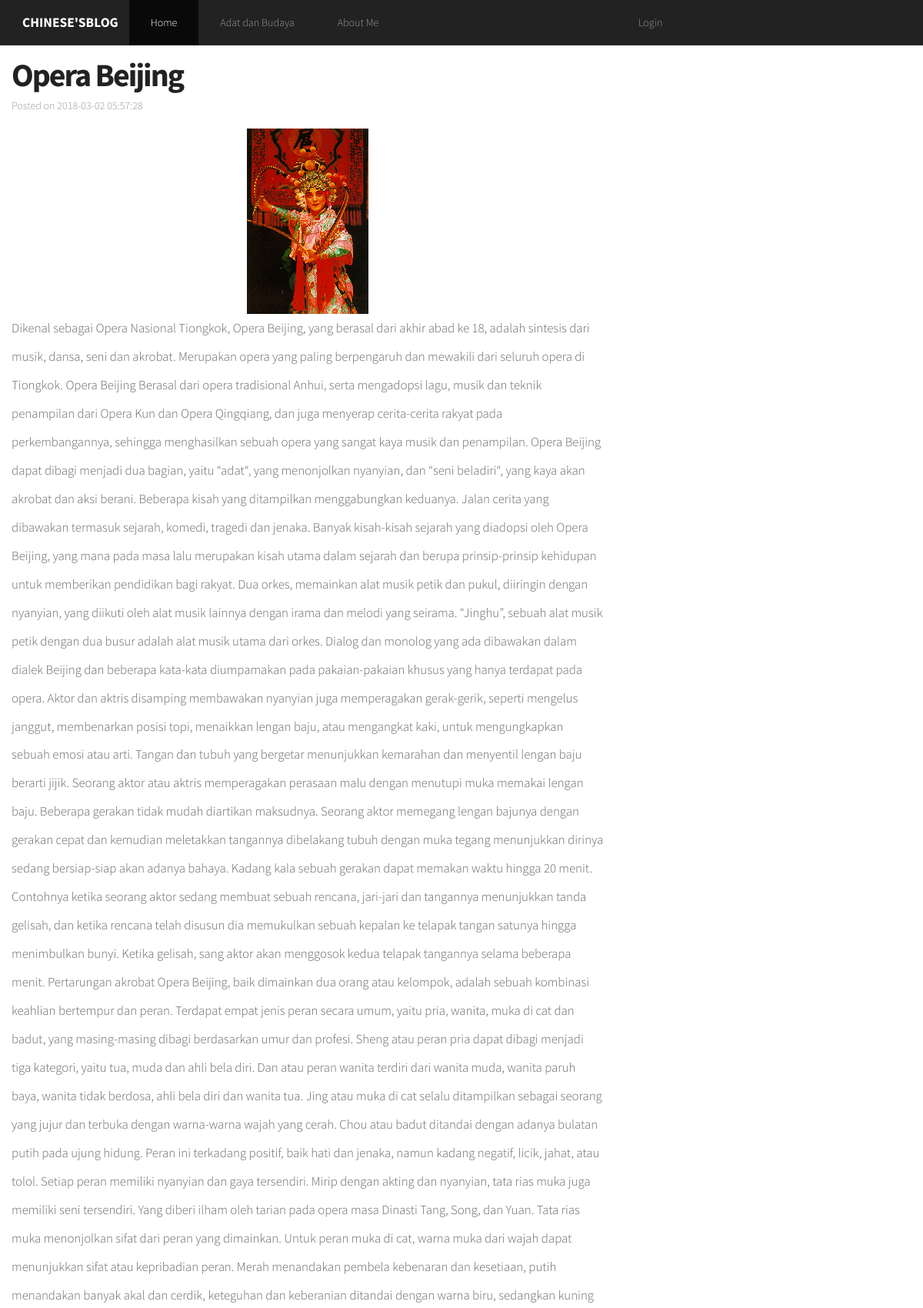
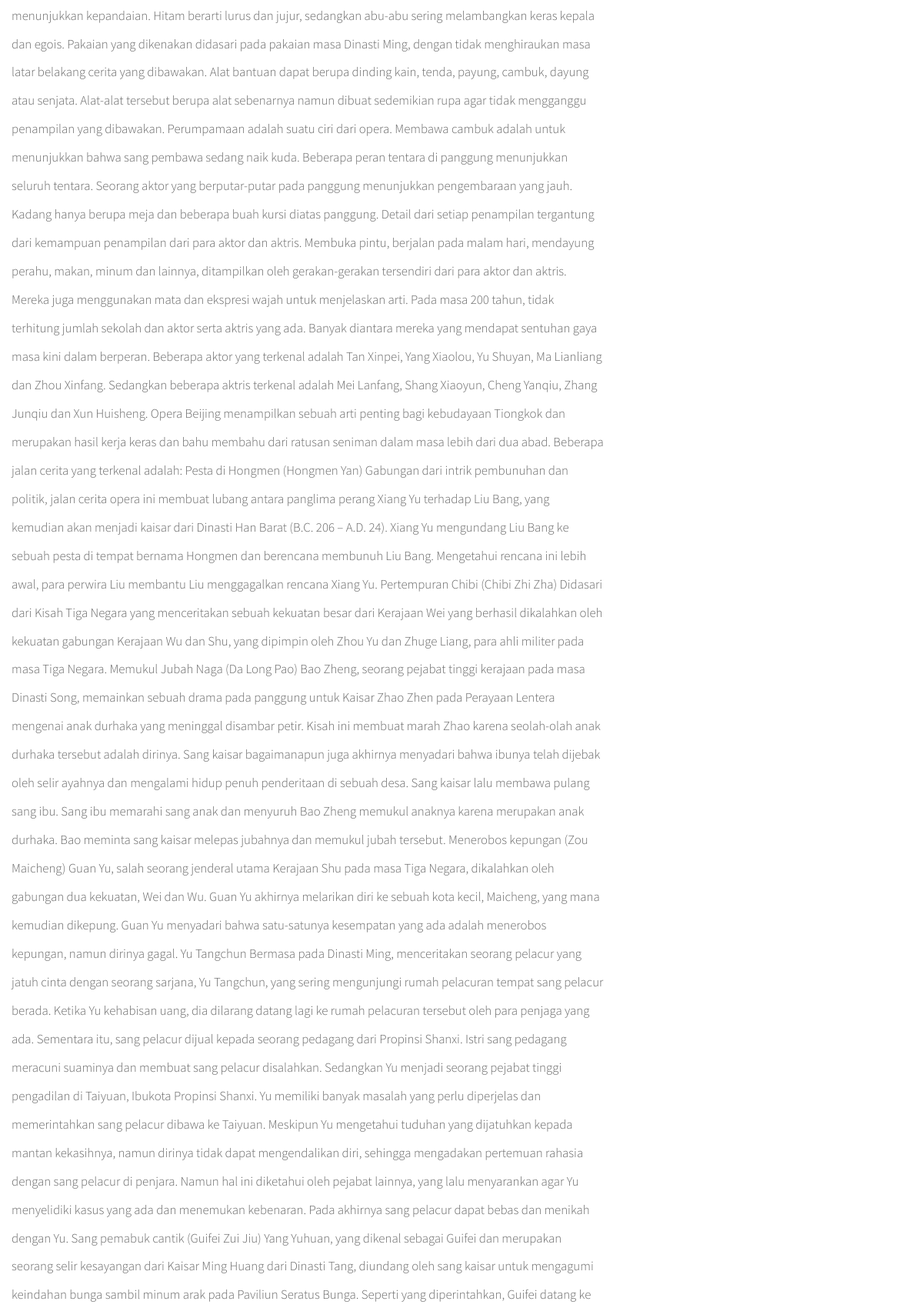
Screenshot of /AdatBudaya/lihatdetail/6 (upper part) with the database file from the repository (2 pictures, top to bottom).
### tables this page shows
CREATE TABLE `adatbudaya` (
  `id_adatbudaya` int(11) NOT NULL,
  `nama_adat` varchar(100) NOT NULL,
  `deskripsi` text NOT NULL,
  `link_foto` text NOT NULL,
  `tgl_edit` datetime NOT NULL
);

### application/controllers/AdatBudaya.php (called while the page is built, shortened)
<?php
class AdatBudaya extends CI_Controller {
	 public function __construct() {
		 $this->load->model('m_adat');
	 }
	public function lihatdetail($id){
		$result  = $this->m_adat->lihatAdat(trim($id));
		$data = array(
				'id_adatbudaya' => $result[0]->id_adatbudaya,
        'nama_adat' =>  $result[0]->nama_adat,
      	'deskripsi' => $result[0]->deskripsi,
        'link_foto' =>  $result[0]->link_foto,
        'tgl_edit' =>  $result[0]->tgl_edit
    );
		$this->load->view('templates/header');
		$this->load->view('templates/mainnav');
		$this->load->view('templates/detailadatbudaya',$data);
		$this->load->view('templates/footer');
	}
}

### index.php (called while the page is built, shortened)
<?php
require_once BASEPATH.'core/CodeIgniter.php';

### application/models/m_adat.php (called while the page is built, shortened)
<?php
class M_adat extends CI_Model{
		public function lihatAdat($id) {
				$condition = "id_adatbudaya =" . "'" . $id . "'";
				$this->db->select('*');
				$this->db->from('adatbudaya');
				$this->db->where($condition);
				$this->db->limit(1);
				$query = $this->db->get();
				if ($query->num_rows() == 1) {
						return $query->result();
				} else {
						return false;
				}
		}
}

### application/views/templates/detailadatbudaya.php (the view)
<main class="container">
    <div class="row">
        <div class="col-md-8">
            <article>
                <h2 class="article-title"><?= $nama_adat ?></h2>
                <p class="article-meta">Posted on  <time datetime="<?= $tgl_edit ?>"><?= $tgl_edit ?></time></p>
                <center><img src="<?= base_url()."".$link_foto ?>" ></center>
                <p><?= $deskripsi ?></p>
            </article>
        </div>
    </div>
</main>

### rows the page displays
adatbudaya: nama_adat "Opera Beijing", tgl_edit "2018-03-02 05:57:28", link_foto (picture)
